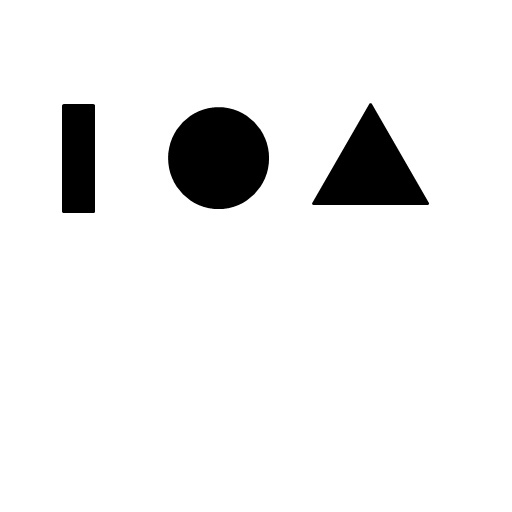
//> input picture chapter9/refShapes.jpg, 512 x 512 px
$ ./ex9_17   (built with g++ and OpenCV 4)
//> lines starting //> are read from the running program, lines starting //| are printed output that depends on the picture; after the words box and inside, x2 and y2 are one past the last pixel; in counts of white or black regions, pixels touching at a corner belong together
#include "opencv2/opencv.hpp"

using namespace std;
using namespace cv;

vector<vector<Point> > myFindContours(Mat &srcImage);
void onMouse(int event, int x, int y, int flags, void *param);
vector<Point> g_points;

int main()
{
    Mat refImage = imread("../refShapes.jpg", IMREAD_GRAYSCALE);
//> refImage is the input picture: 512 rows x 512 cols, CV_8UC1; min 0, max 255, mean 237.7
    if(refImage.empty())
    {
        printf("refImage not image \r\n");
        return -1;
    }
    Scalar colorTable[] = {
        Scalar(0, 0, 255),
        Scalar(0, 255, 0),
        Scalar(255, 0, 0)
    };

    Mat dstImage(512, 512, CV_8UC3, Scalar::all(255));
    imshow("dstImage", dstImage);
    setMouseCallback("dstImage", onMouse, (void *)&dstImage);

    vector<vector<Point> > refContours = myFindContours(refImage);
//> in myFindContours, `GaussianBlur(srcImage, srcImage, Size(3, 3), 0.0);`:
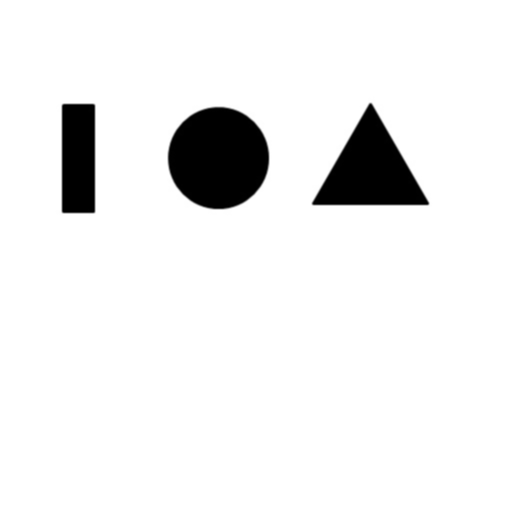
//> srcImage: 512 rows x 512 cols, CV_8UC1; 1.98% of pixels changed, all inside (x1, y1, x2, y2) = (55, 96, 433, 217)
//> in myFindContours, `threshold(srcImage, bImage, 128, 255, THRESH_BINARY_INV + THRESH_OTSU);`:
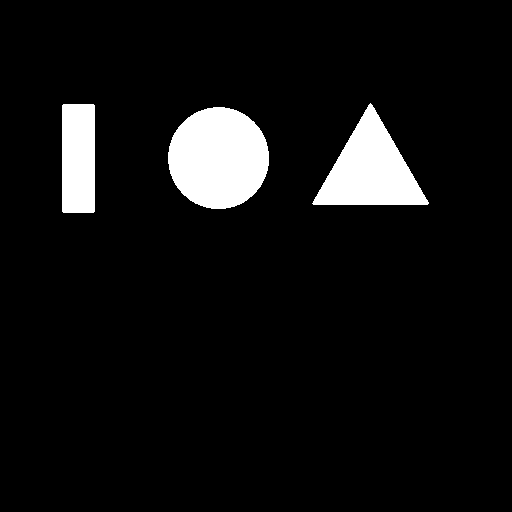
//> bImage: 512 rows x 512 cols, CV_8UC1; 6.8% white; 3 white regions, box (x1, y1, x2, y2) and area: (168, 107, 269, 209) 8080, (312, 103, 429, 205) 6147, (62, 104, 95, 213) 3593
//> in myFindContours, `dilate(bImage, bImage, cv::Mat(), Point(-1, -1), 2);`:
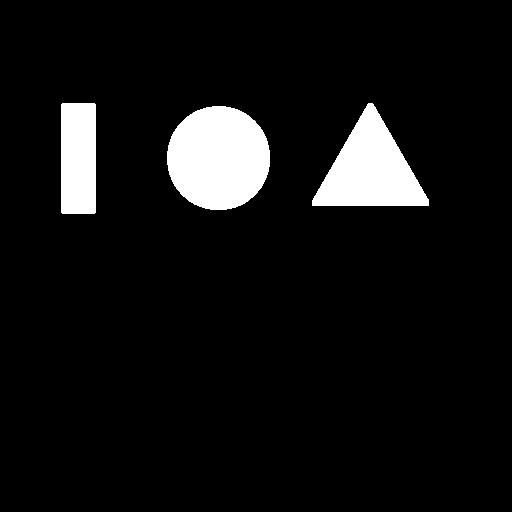
//> bImage: 512 rows x 512 cols, CV_8UC1; 7.2% white; 3 white regions
//> in myFindContours, `findContours(bImage, contours, noArray(), RETR_EXTERNAL, CHAIN_APPROX_..`: contours = 3 contours; box (x1, y1, x2, y2) and area: (167, 106, 270, 210) 8342, (312, 103, 429, 206) 6416, (61, 103, 96, 214) 3738
//> refContours has the same summary as contours in myFindContours
    if(refContours.size() < 1)
    {
        return 0;
    }
    Mat refRGB;
    cvtColor(refImage, refRGB, COLOR_GRAY2BGR);
    for(int k = 0; k < refContours.size(); k++)
    {
        drawContours(refRGB, refContours, k, colorTable[k], 2);
    }
//> this loop made 3 passes
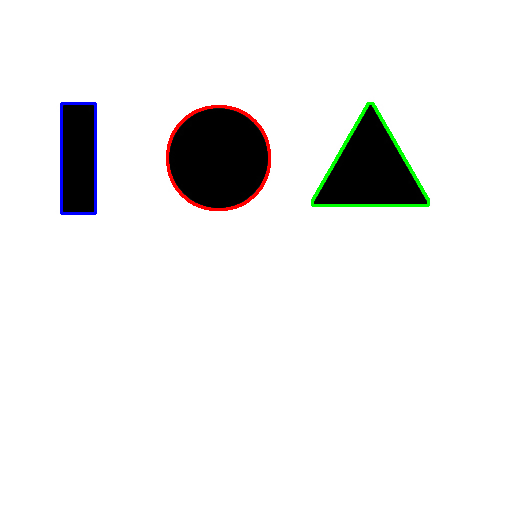
//> refRGB: 512 rows x 512 cols, CV_8UC3; mean B, G, R 236.3, 236.6, 236.6
    imshow("refRGB", refRGB);

    int npts;
    const Point *pts;
    vector<Point> approxCurve;

    int method = 3; //CV_CONTOURS_MATCH_I3 in "type.h"
    int minK;
    double minD;
    bool bEscKey = false;
    while(!bEscKey)
    {
        int nKey = waitKey(0);
//> the Esc key is pressed
        switch(nKey)
        {
            case 27:
                bEscKey = true;
            break;
            case 'r':
                g_points.clear();
                dstImage = Scalar::all(255);
            break;
            case ' ':
                if(g_points.size() < 1)
                {
                    break;
                }
                //cout<<"g_points.size() = "<<g_points.size() << endl;

                approxCurve = g_points;
                //approxPolyDP(g_points, approxCurve, 10, true);

                //matches
                minD = matchShapes(refContours[0], approxCurve, method, 0);
                minK = 0;
                for(int k = 1; k < refContours.size(); k++)
                {
                    double d = matchShapes(refContours[k], approxCurve, method, 0);
                    if(d < minD)
                    {
                        minD = d;
                        minK = k;
                    }
                }
                pts = (const Point *)approxCurve.data();
                npts = approxCurve.size();
                polylines(dstImage, &pts, &npts, 1, true, colorTable[minK], 4);
                //cout<<"minK = "<<minK<<endl;
                break;
        }
        imshow("dstImage", dstImage);
    }
    waitKey(0);
    return 0;
}

vector<vector<Point> > myFindContours(Mat &srcImage)
{
    GaussianBlur(srcImage, srcImage, Size(3, 3), 0.0);
    Mat bImage;
    threshold(srcImage, bImage, 128, 255, THRESH_BINARY_INV + THRESH_OTSU);
    erode(bImage, bImage, Mat(), Point(-1, -1), 1);
    dilate(bImage, bImage, cv::Mat(), Point(-1, -1), 2);

    vector<vector<Point> > contours;
    findContours(bImage, contours, noArray(), RETR_EXTERNAL, CHAIN_APPROX_NONE);
    return contours;
}

void onMouse(int event, int x, int y, int flags, void *param)
{
    Mat *data = (Mat *)param;
    Mat dstImage = *data;
    switch(event)
    {
        case EVENT_MOUSEMOVE:
            if(flags & EVENT_FLAG_LBUTTON)
            {
                circle(dstImage, Point(x, y), 5, Scalar::all(0), -1);
                g_points.push_back(Point(x, y));
            }
        break;
    }

    imshow("dstImage", dstImage);
}

$ run again, with chapter9/CornerTest.jpg copied over chapter9/refShapes.jpg
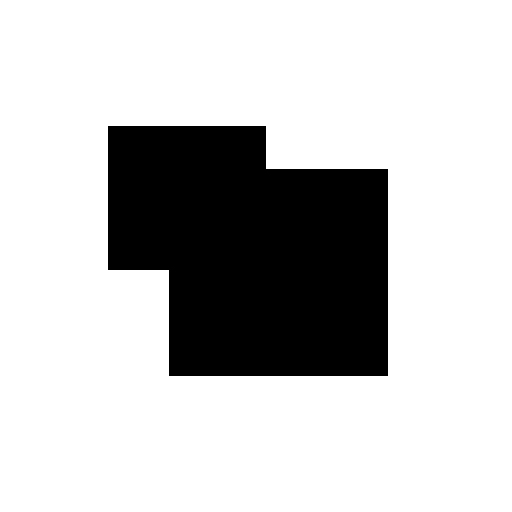
//> input picture chapter9/CornerTest.jpg, 512 x 512 px
//> refImage is the input picture: 512 rows x 512 cols, CV_8UC1; min 0, max 255, mean 198.3
//> srcImage: 512 rows x 512 cols, CV_8UC1; 0.82% of pixels changed, all inside (x1, y1, x2, y2) = (104, 121, 389, 377)
//> in myFindContours, `dilate(bImage, bImage, cv::Mat(), Point(-1, -1), 2);`:
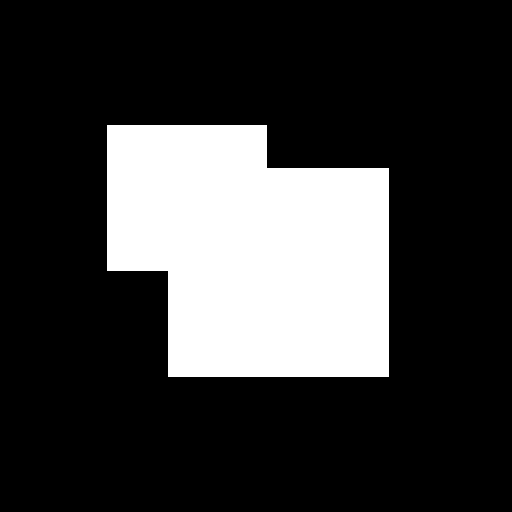
//> bImage: 512 rows x 512 cols, CV_8UC1; 22.6% white; 1 white region
//> contours = 1 contour; box (x1, y1, x2, y2) and area: (107, 125, 389, 377) 58820
//> refContours has the same summary as contours in myFindContours
//> the loop `for(int k = 0; k < refContours.size(); k++)` made 1 pass
//> after the loop `for(int k = 0; k < refContours.size(); k++)`:
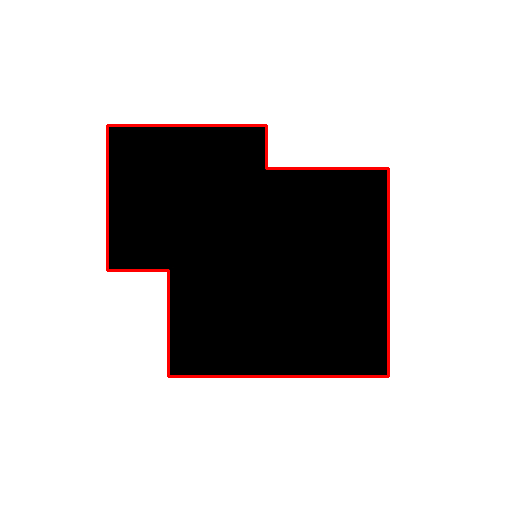
//> refRGB: 512 rows x 512 cols, CV_8UC3; mean B, G, R 196.2, 196.2, 199.3
